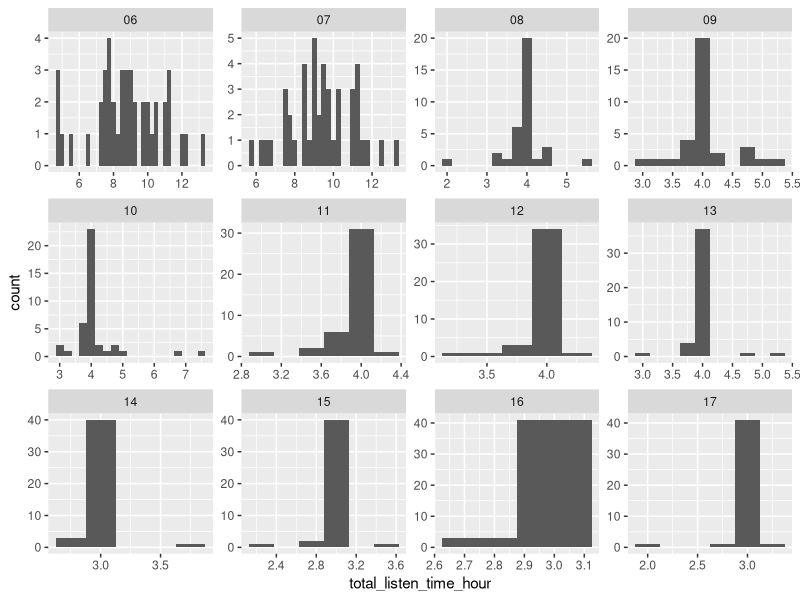

Here is the R script that generated this plot:
## ---- chunk 1
knitr::opts_chunk$set(echo = TRUE)
knitr::opts_knit$set(root.dir = normalizePath(".."))
library(tidyverse)
library(kableExtra)
## ---- chunk 2
listened_time <- read_csv("output/Total_Listen_Time_Summary.csv")
listened_time_with_months <- listened_time %>% 
    mutate(month = str_match(filename, "_(\\d{2})_")[,2]) %>% 
  #eb: there are much easier ways to d o this in r:)
  # cf strings cheatsheet here https://rstudio.com/resources/cheatsheets/
    select(filename, month, everything())
## ---- chunk 3
avgs <- listened_time_with_months %>% 
  group_by(month) %>% 
  summarise(avg_listen_time = round(mean(total_listen_time_hour), 2), 
            max = max(total_listen_time_hour), 
            min = min(total_listen_time_hour)
            )
knitr::kable(
  avgs,
  caption = "Mean, maximum and minimum listened time per month in hours"
) %>%
  kable_styling(bootstrap_options = c("striped", "hover", "condensed"), full_width = T, fixed_thead = T)

## ---- chunk 4
knitr::kable(
  listened_time_with_months[1:5,] %>% select(filename, ends_with("hour")),
  caption = "A tibble of listened time csv file"
) %>%
    kable_styling(bootstrap_options = c("striped", "hover", "condensed"), full_width = F, position = 'left')
## ---- chunk 5
ggplot(data = listened_time_with_months) + geom_histogram(mapping = aes(x = total_listen_time_hour),binwidth=.25) + facet_wrap(~ month, scales = "free")
## ---- chunk 6
headers <- c(
  "filename", 
  "month", 
  "silence_time_hour", 
  "skip_time_hour", 
  "skip_silence_overlap_hour", 
  "end_time_hour", 
  "total_listen_time_hour"
  )
sixseven_summary <- 
  listened_time_with_months %>%
  select(headers) %>%
  filter(month %in% c("06","07") & (total_listen_time_hour>12 | total_listen_time_hour<8)) %>%
  mutate(calculation_of_listen_time_hour = sprintf("= %s - (%s + %s - %s)", end_time_hour, skip_time_hour, silence_time_hour, skip_silence_overlap_hour))

knitr::kable(sixseven_summary) %>%
  kable_styling(bootstrap_options = c("striped", "hover", "condensed", "bordered"), full_width = F, fixed_thead = T)
## ---- chunk 7
alternative <- listened_time_with_months %>%
  filter(month %in% c("06", "07")) %>%
  select(headers) %>%
  mutate(case1 = end_time_hour - (silence_time_hour - skip_silence_overlap_hour), case2 = end_time_hour - silence_time_hour) %>%
  filter(case1 > 12 | case1 < 8 | case2 > 12 | case2 < 8)

knitr::kable(alternative) %>%
  kable_styling(bootstrap_options = c("striped", "hover", "condensed", "bordered"), full_width = F, fixed_thead = T)
## ---- chunk 8
eight2thirteen <- 
  listened_time_with_months %>% 
  filter(month %in% c("08","09","10","11","12","13") & (total_listen_time_hour>4.25 | total_listen_time_hour<3.75)) %>%
  select(filename, month, ends_with("hour"), -end_time_hour, -skip_silence_overlap_hour)
## ---- chunk 9
knitr::kable(eight2thirteen, table.attr='class="bigTable"') %>%
    kable_styling(bootstrap_options = c("striped", "hover", "condensed", "bordered"), full_width = F, fixed_thead = T, position="left")
## ---- chunk 10
fourteen2seventeen <-
  listened_time_with_months %>% 
  filter(month %in% c("14","15","16","17") & (total_listen_time_hour>3.25 | total_listen_time_hour<2.75)) %>%
  select(filename, month, ends_with("hour"), -end_time_hour, -skip_silence_overlap_hour)

knitr::kable(fourteen2seventeen) %>%
      kable_styling(bootstrap_options = c("striped", "hover", "condensed", "bordered"), full_width = F, fixed_thead = T, position="left")
